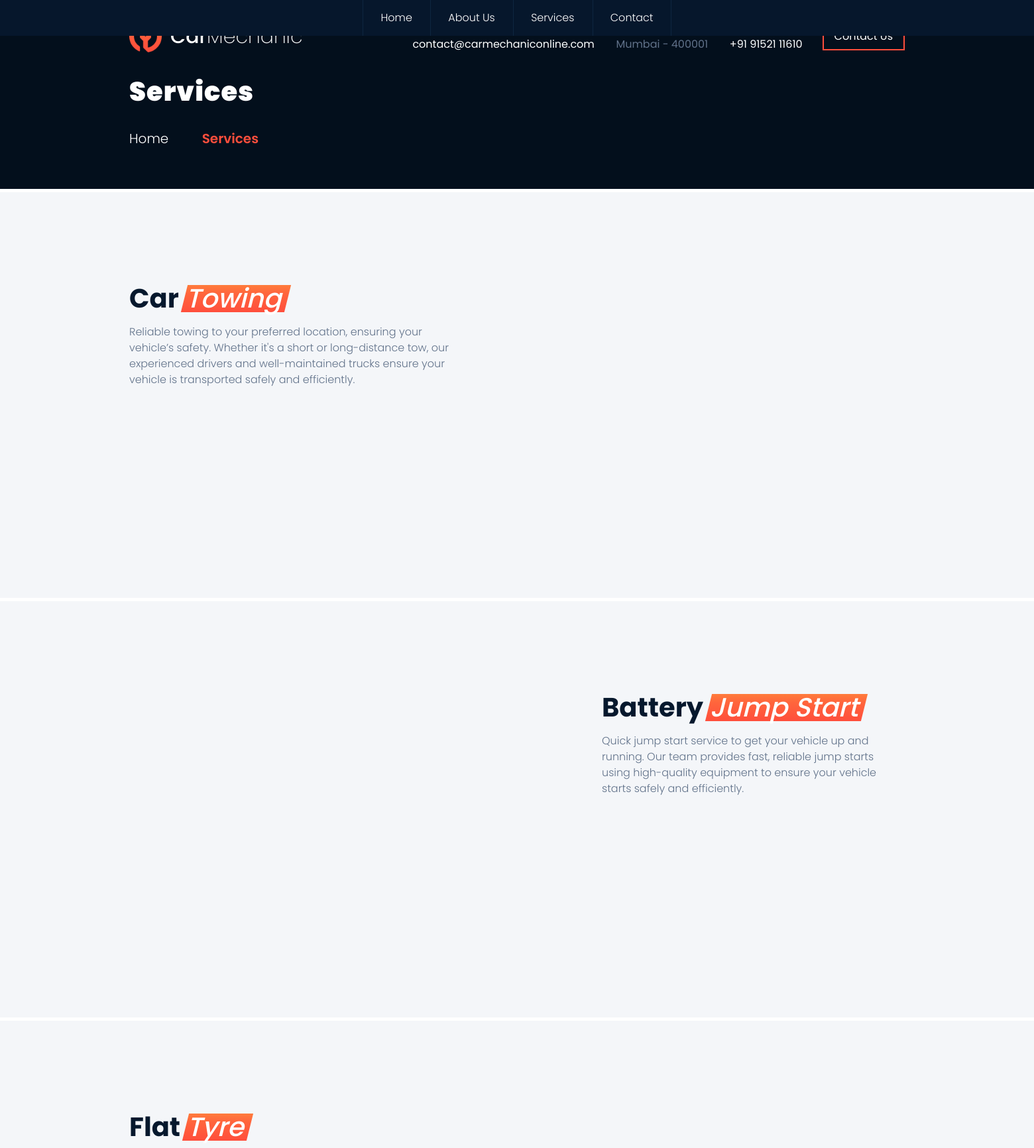
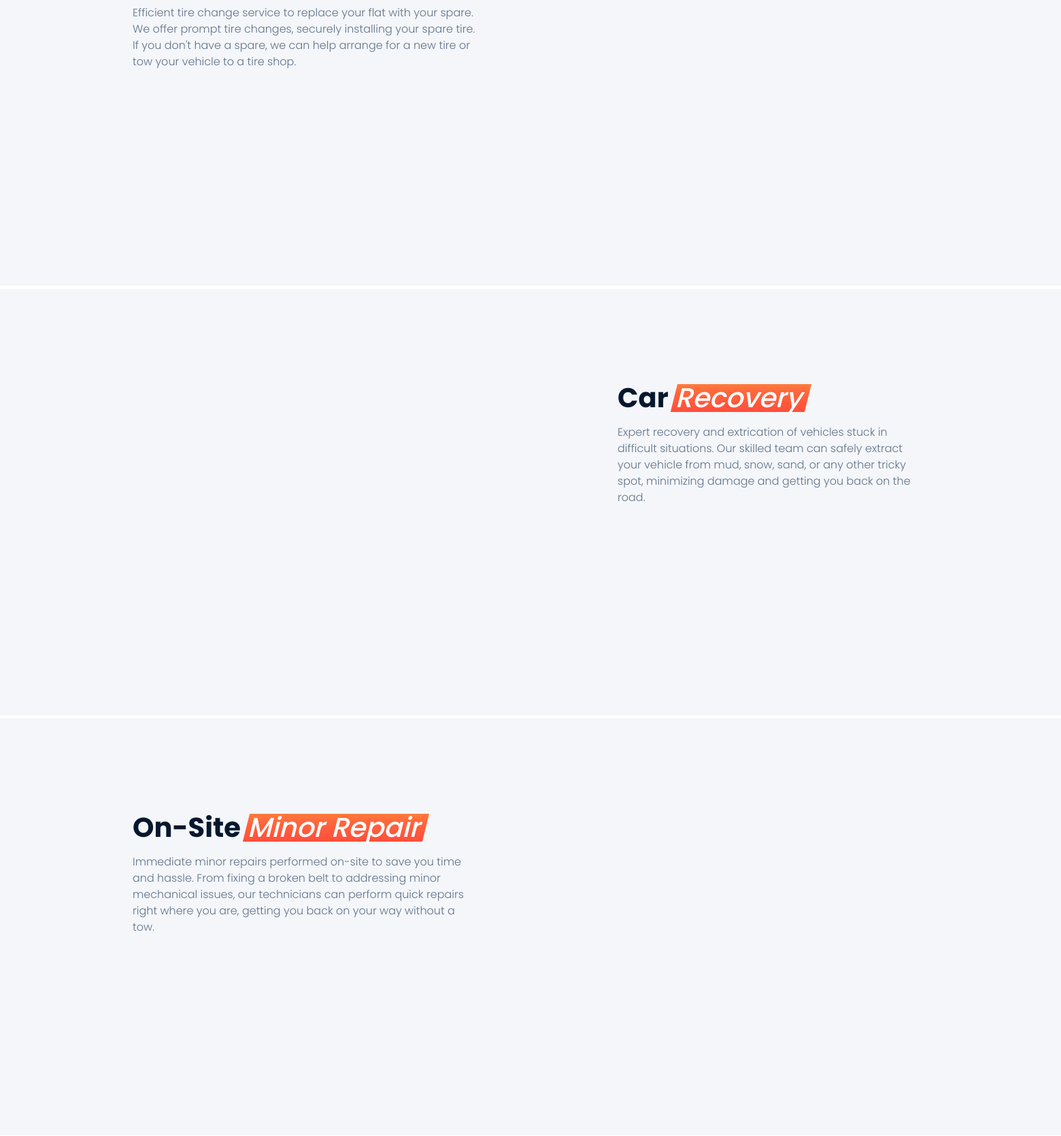
Page /services/ (upper part) on the committed database (2 pictures, top to bottom).
### main/models.py (models this page shows, shortened)
class Product(models.Model):
    name = models.CharField(max_length=255)
    image = models.ImageField(upload_to='products', null=True , blank=True)
    short_description = models.TextField(null=True)
    description = models.TextField(null=True)
    meta_title = models.CharField(max_length=255, null=True)
    meta_description = models.CharField(max_length=555, null=True)
    meta_keywords = models.CharField(max_length=555, null=True)
    slug = models.SlugField(max_length=255, unique=True)
    sort_order = models.IntegerField()

### main/views.py (the view)
# urls.py: path('services/', ProductListView.as_view(), name='services'),
class ProductListView(ListView):
    model = Product
    template_name = 'product.html'
    context_object_name = 'products'
    def get_queryset(self):
        return Product.objects.all().order_by('sort_order')
    def get_context_data(self, **kwargs):
        context = super().get_context_data(**kwargs)
        context['product_description'] = "Discover our diverse range of products designed to meet your needs. Quality and innovation in every item."
        return context

### main/context_processors.py (called while the page is built)
def navbar_products(request):
    return {'products': Product.objects.all().order_by('sort_order')}

### main/templatetags/custom_tags.py (called while the page is built)
@register.filter
def split_first_word(value):
    words = value.split(' ', 1)  # Split on the first space
    if len(words) == 1:
        return words[0], ''  # If there's only one word, return it and an empty string
    return words[0], words[1]

### main/templates/product.html (shortened to what this page needs)
{% extends 'base.html' %}
{% load static %}
{% load custom_tags %}
{% block content %}
<section class="page_title ds s-pt-105 s-pb-50 s-pt-lg-115 s-pb-lg-60">
    <div class="container">
        <div class="row">
            <div class="col-md-12">
                <h1 class="bold text-center text-lg-left">Services</h1>
                <ol class="breadcrumb">
                    <li class="breadcrumb-item">
                        <a href="{% url 'main:home' %}">Home</a>
                    </li>
                    <li class="breadcrumb-item active">
                        Services
                    </li>
                </ol>
            </div>
        </div>
    </div>
</section>
</div>
{% for product in products %}
    {% if forloop.counter|divisibleby:2 %}
        <section class="ls ms s-pt-55 s-pb-3 s-pt-md-50 s-pb-md-45 s-py-lg-140 c-mb-40 c-mb-md-0 side-section text-center text-md-left">
            <div class="cover-image s-cover-left"></div>
            <div class="container">
                <div class="row">
                    <div class="col-md-6">
                        <a href="{% url 'main:product-detail' product.slug %}">
                        </a>
                    </div>
                    <div class="col-md-6">
                        <div class="service-content content-left-padding">
                            <a href="{% url 'main:product-detail' product.slug %}">
                                {% with product.name|split_first_word as name_parts %}
                                    <h3 class="special-heading">{{ name_parts.0 }}<span class="text-gradient">{{ name_parts.1 }}</span></h3>
                                {% endwith %}
                            </a>
                            <p>{{ product.short_description }}</p>
                        </div>
                    </div>
                </div>
            </div>
        </section>
    {% else %}
        <section class="ls ms s-pt-0 s-pb-3 s-pt-md-50 s-pb-md-55 s-pt-lg-140 s-pb-lg-125 c-mb-40 c-mb-md-0 side-section text-center text-md-left">
            <div class="cover-image s-cover-right"></div>
            <div class="container">
                <div class="row">
                    <div class="col-md-6 order-1 order-md-2">
                        <a href="{% url 'main:product-detail' product.slug %}">
                        </a>
                    </div>
                    <div class="col-md-6 order-2 order-md-1">
                        <div class="service-content content-right-padding">
                            <a href="{% url 'main:product-detail' product.slug %}">
                                {% with product.name|split_first_word as name_parts %}
                                    <h3 class="special-heading">{{ name_parts.0 }}<span class="text-gradient">{{ name_parts.1 }}</span></h3>
                                {% endwith %}
                            </a>
                            <p>{{ product.short_description }}</p>
                        </div>
                    </div>
                </div>
            </div>
        </section>
    {% endif %}
{% empty %}
    <div class="row mt_120 xs_mt_70">
        <div class="col-12">
            <p>No products available at the moment.</p>
        </div>
    </div>
{% endfor %}
{% endblock %}

### rows in the picture
Product: name_parts "Car", name_parts "Towing", short_description "Reliable towing to your preferred location, ensuring your vehicle’s safety. Whether it's a short or long-distance tow, our experienced drivers and well-maintained trucks ensure your vehicle is transported safely and efficiently."
Product: name_parts "Battery", name_parts "Jump Start", short_description "Quick jump start service to get your vehicle up and running. Our team provides fast, reliable jump starts using high-quality equipment to ensure your vehicle starts safely and efficiently."
Product: name_parts "Flat", name_parts "Tyre", short_description "Efficient tire change service to replace your flat with your spare. We offer prompt tire changes, securely installing your spare tire. If you don't have a spare, we can help arrange for a new tire or tow your vehicle to a tire shop."
Product: name_parts "Car", name_parts "Recovery", short_description "Expert recovery and extrication of vehicles stuck in difficult situations. Our skilled team can safely extract your vehicle from mud, snow, sand, or any other tricky spot, minimizing damage and getting you back on the road."
Product: name_parts "On-Site", name_parts "Minor Repair", short_description "Immediate minor repairs performed on-site to save you time and hassle. From fixing a broken belt to addressing minor mechanical issues, our technicians can perform quick repairs right where you are, getting you back on your way without a tow."
